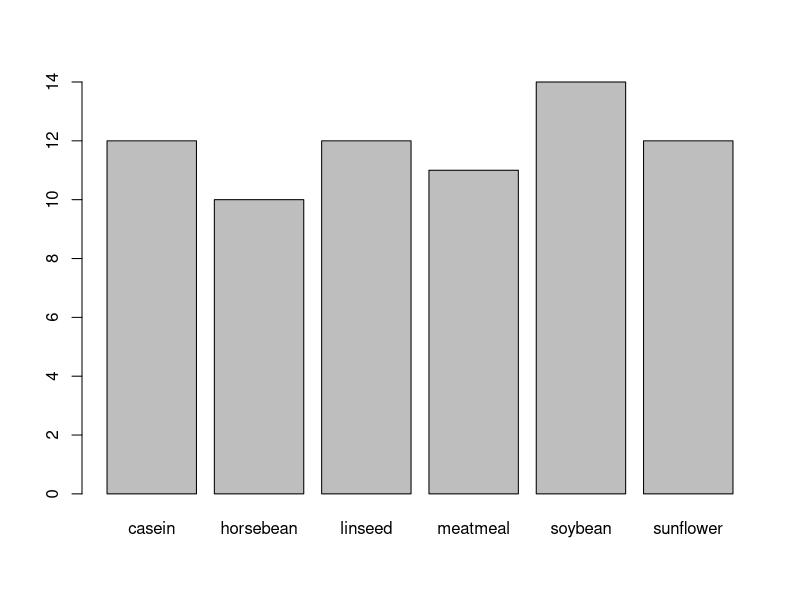
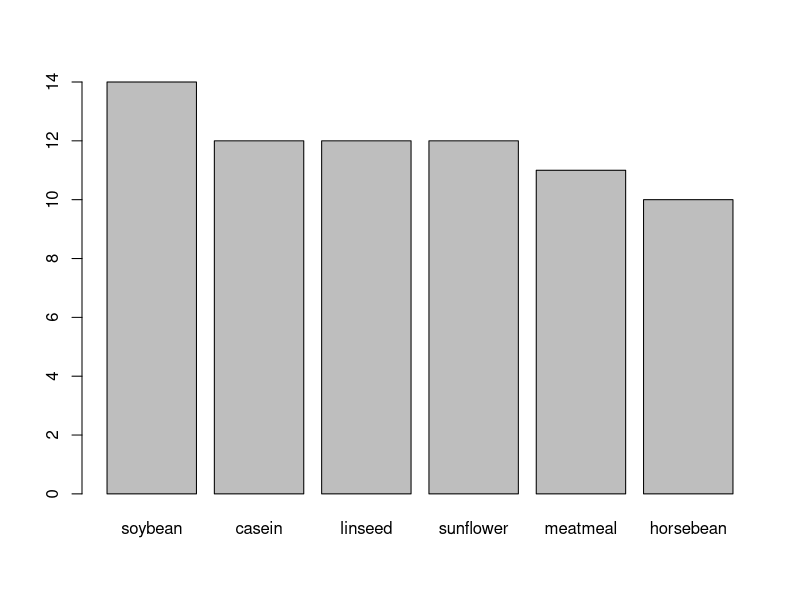
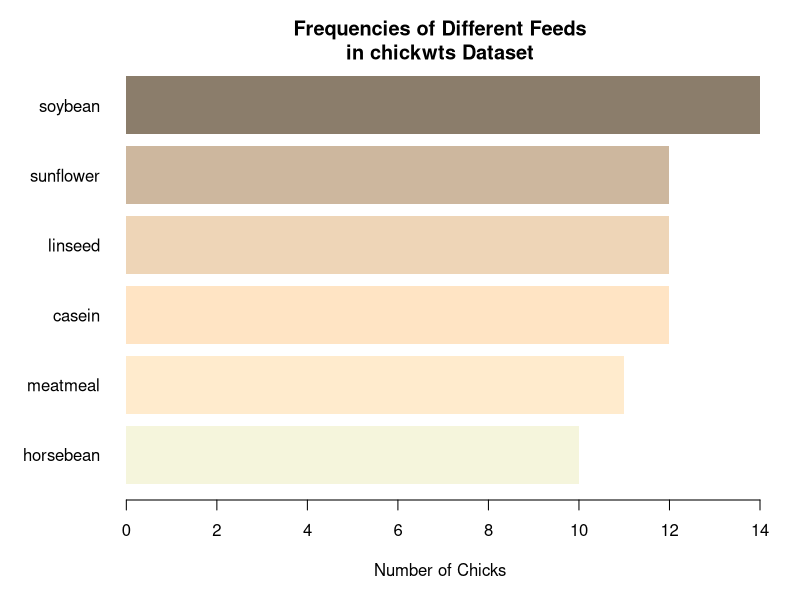

These figures' R source, in order:
#use in built dataset
data("chickwts")
plot(chickwts$feed)

feeds <- table(chickwts$feed)
barplot(feeds[order(feeds,decreasing = TRUE)])

#par - parameters
par(oma = c(1,1,1,1)) # outside margin
par(mar = c(4,5,2,1)) #plot margins
barplot(feeds[order(feeds)], 
        horiz  = TRUE,
        las    = 1,  # las gives orientation of axis labels
        col    = c("beige", "blanchedalmond", "bisque1", "bisque2", "bisque3", "bisque4"),
        border = NA,  # No borders on bars
        main   = "Frequencies of Different Feeds\nin chickwts Dataset",  # \n = line break
        xlab   = "Number of Chicks")
